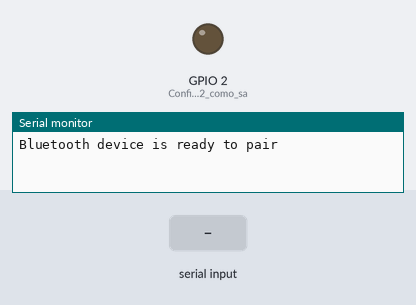
Bench run of a program on a simulated ESP32. Parts: output pins drawn as LEDs (lit = HIGH), the last lines printed to the serial monitor. The test bench sets the inputs (shaded band). Nothing arrives over Bluetooth unless stated.

Above: at 1.2 s.
1.3 s: "ON" received over the second serial link
At 3.1 s:
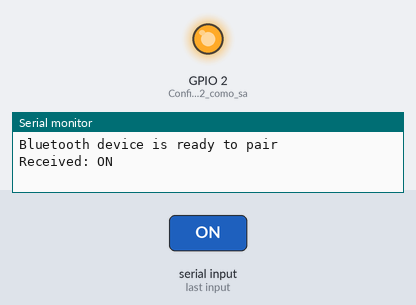
3.8 s: "OFF" received over the second serial link
At 6.2 s:
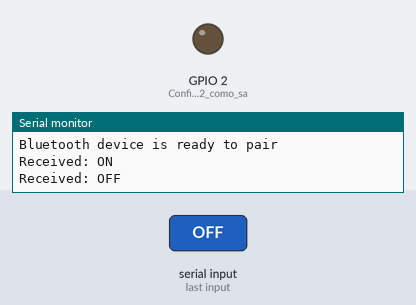
Timing chart, 0 to 7.7 s (numbered marks = the images above; inputs shaded):
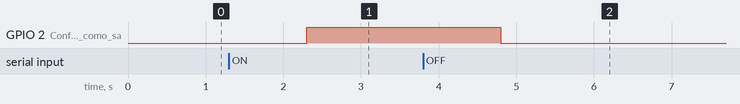

Measured:
- after the input at 1.3 s, GPIO 2 (Configura_a_GPIO2_como_sa): LOW → HIGH after 1.0 s
- after the input at 3.8 s, GPIO 2 (Configura_a_GPIO2_como_sa): HIGH → LOW after 1.0 s

The program:

main.cpp
```cpp
#include "Arduino.h"
#include "BluetoothSerial.h"

BluetoothSerial ESP_BT; // Cria um objeto para o Bluetooth

void setup() {
  pinMode(2, OUTPUT); // Configura a GPIO2 como saída
  digitalWrite(2, LOW); // Inicializa a GPIO2 como desligada

  Serial.begin(115200); // Inicia a comunicação serial
  ESP_BT.begin("ESP32_Test_BT"); // Inicia o Bluetooth com o nome "ESP32_Test_BT"

  Serial.println("Bluetooth device is ready to pair");
}

void loop() {
  if (ESP_BT.available()) { // Verifica se há dados disponíveis para ler
    String msg = ESP_BT.readString(); // Lê a mensagem recebida
    Serial.println("Received: " + msg); // Exibe a mensagem no Serial Monitor

    if (msg == "ON") {
      digitalWrite(2, HIGH); // Liga a GPIO2
      ESP_BT.println("GPIO2 ligado");
    } else if (msg == "OFF") {
      digitalWrite(2, LOW); // Desliga a GPIO2
      ESP_BT.println("GPIO2 desligado");
    } else {
      ESP_BT.println("Comando não reconhecido");
    }
  }
}
```
